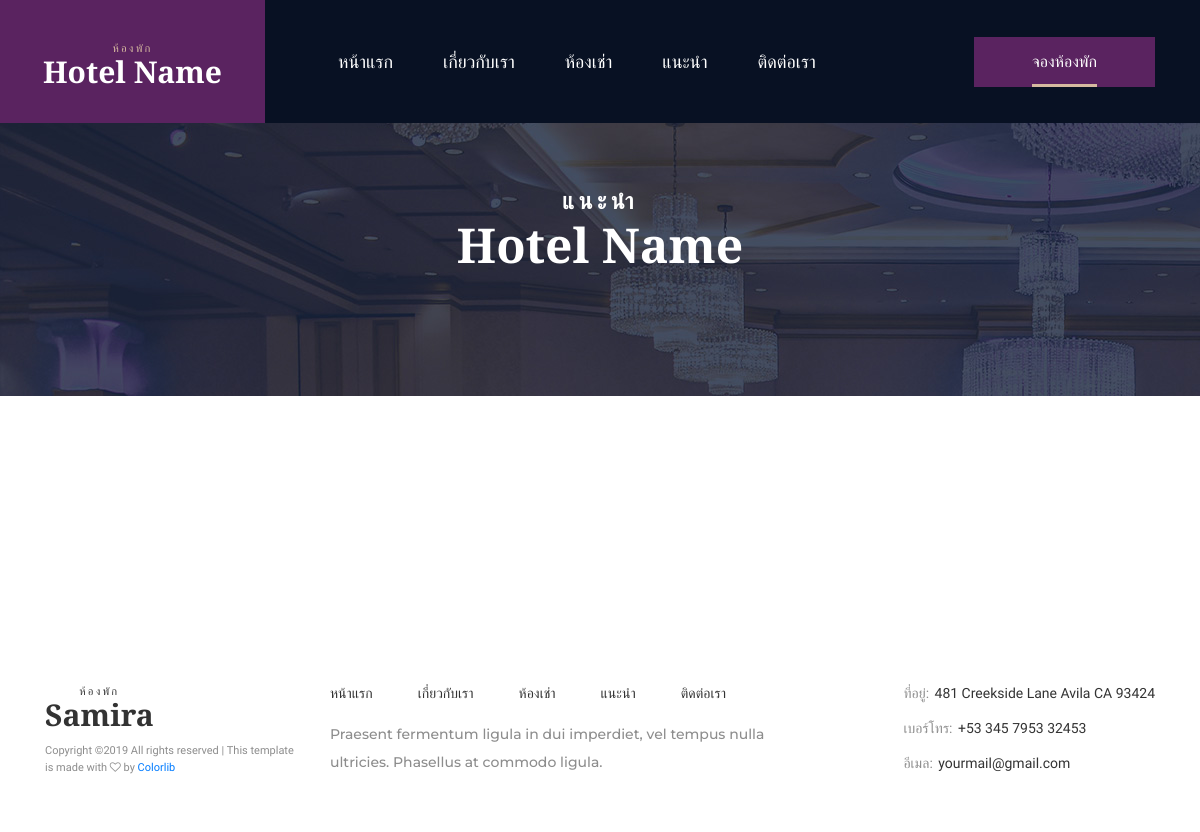
Before: /news.php with the older database file.
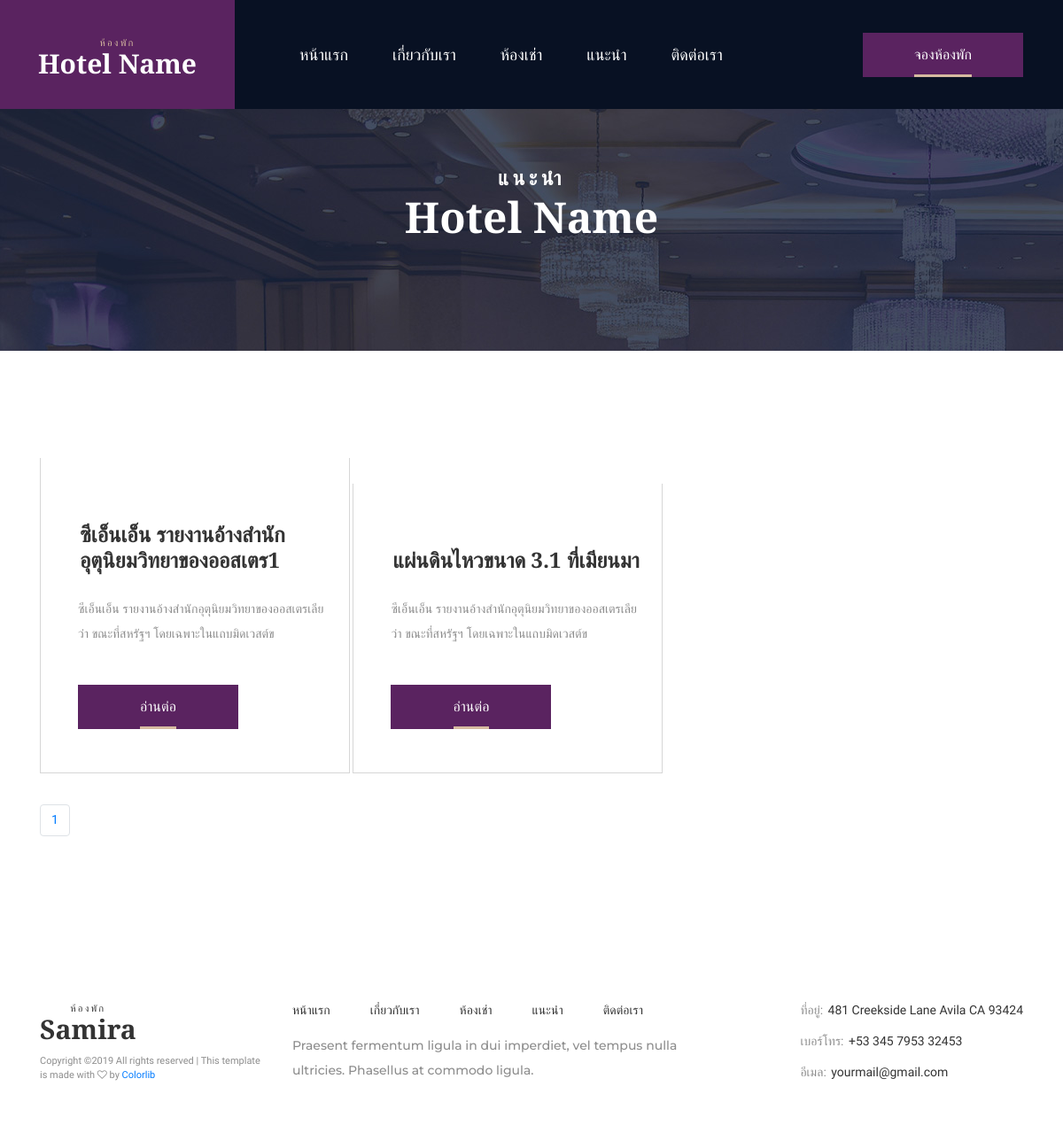
After: the same page with the newer database file.
### tables this page shows
CREATE TABLE `article` (
  `id` int(11) NOT NULL AUTO_INCREMENT,
  `slug` varchar(255) DEFAULT NULL,
  `type` int(11) DEFAULT NULL,
  `title` varchar(255) DEFAULT NULL,
  `desc_shrt` text,
  `desc_full` text,
  `created_at` datetime DEFAULT NULL,
  `publish` int(1) DEFAULT NULL,
  `thumbnail` varchar(255) DEFAULT NULL,
  PRIMARY KEY (`id`)
);

### news.php (the view, shortened to what this page needs)
<?php include "connection/connection.php" ?>
<?php
$perpage = 15;
if (isset($_GET['page'])) {
  $page = $_GET['page'];
} else {
  $page = 1;
}
$start = ($page - 1) * $perpage;
$sql = "SELECT * FROM article WHERE type = 1 limit {$start} , {$perpage} ";
$result = $con->query($sql);
?>
<!DOCTYPE html>
<html lang="en">
<head>
<?php include "template/header.php" ?>
<link rel="stylesheet" type="text/css" href="assets/styles/news.css">
<link rel="stylesheet" type="text/css" href="assets/styles/news_responsive.css">
</head>
<body>
<div class="super_container">
	<?php include "template/header-html.php"  ?>
	<div class="home">
		<div  style="background-image: url(assets/images/news.jpg)" class="parallax_background parallax-window" data-parallax="scroll" data-image-src="images/news.jpg" data-speed="0.8"></div>
		<div class="home_content">
			<div class="home_subtitle">แนะนำ</div>
			<div class="home_title"><?php echo __NAME__ ?></div>
		</div>
	</div>
	<div class="blog">
		<div class="container">
			<div class="row">
				<div class="col">
					<div class="blog_post_container">
						<?php while ($results = $result->fetch_object()) { ?>
						<div class="blog_post blog_image_top magic_up">
							<div class="blog_image"><img src="backoffice/<?php echo $results->thumbnail ?>" alt=""></div>
							<div class="blog_post_content">
								<div class="blog_post_title"><a href="article-detail.php?id=<?php echo $results->id ?>"><?php echo $results->title ?></a></div>
								<div class="blog_post_text">
									<p><?php echo $results->desc_shrt ?></p>
								</div>
								<a href="article-detail.php?id=<?php echo $results->id ?>" class="button_container blog_button ml-auto"><div class="button text-center"><span>อ่านต่อ</span></div></a>
							</div>
						</div>
						<?php } ?>
					</div>
					<?php
	                 $sql2 = "SELECT * FROM article WHERE type =1  ";
	                 $query2 = mysqli_query($con, $sql2);
	                 $total_record = mysqli_num_rows($query2);
	                 $total_page = ceil($total_record / $perpage);
	                 ?>
	                <ul class="pagination">
	                  <?php for($i=1;$i<=$total_page;$i++){ ?>
	                  <li class="paginate_button page-item">
	                    <a href="users.php?page=<?php echo $i; ?>" aria-controls="datatable" data-dt-idx="0" tabindex="0" class="page-link"><?php echo $i; ?></a>
	                  </li>
	                  <?php } ?>
	                </ul>
				</div>
			</div>
		</div>
	</div>
	<?php include "template/footer.php" ?>
	</body>
	</html>

Changed rows visible on the page:
added article: title "ซีเอ็นเอ็น รายงานอ้างสำนักอุตุนิยมวิทยาของออสเตร1", desc_shrt "ซีเอ็นเอ็น รายงานอ้างสำนักอุตุนิยมวิทยาของออสเตรเลียว่า ขณะที่สหรัฐฯ โดยเฉพาะในแถบมิดเวสต์ข"
added article: title "แผ่นดินไหวขนาด 3.1 ที่เมียนมา", desc_shrt "ซีเอ็นเอ็น รายงานอ้างสำนักอุตุนิยมวิทยาของออสเตรเลียว่า ขณะที่สหรัฐฯ โดยเฉพาะในแถบมิดเวสต์ข"
Other visible differences:
new list line: "1"
